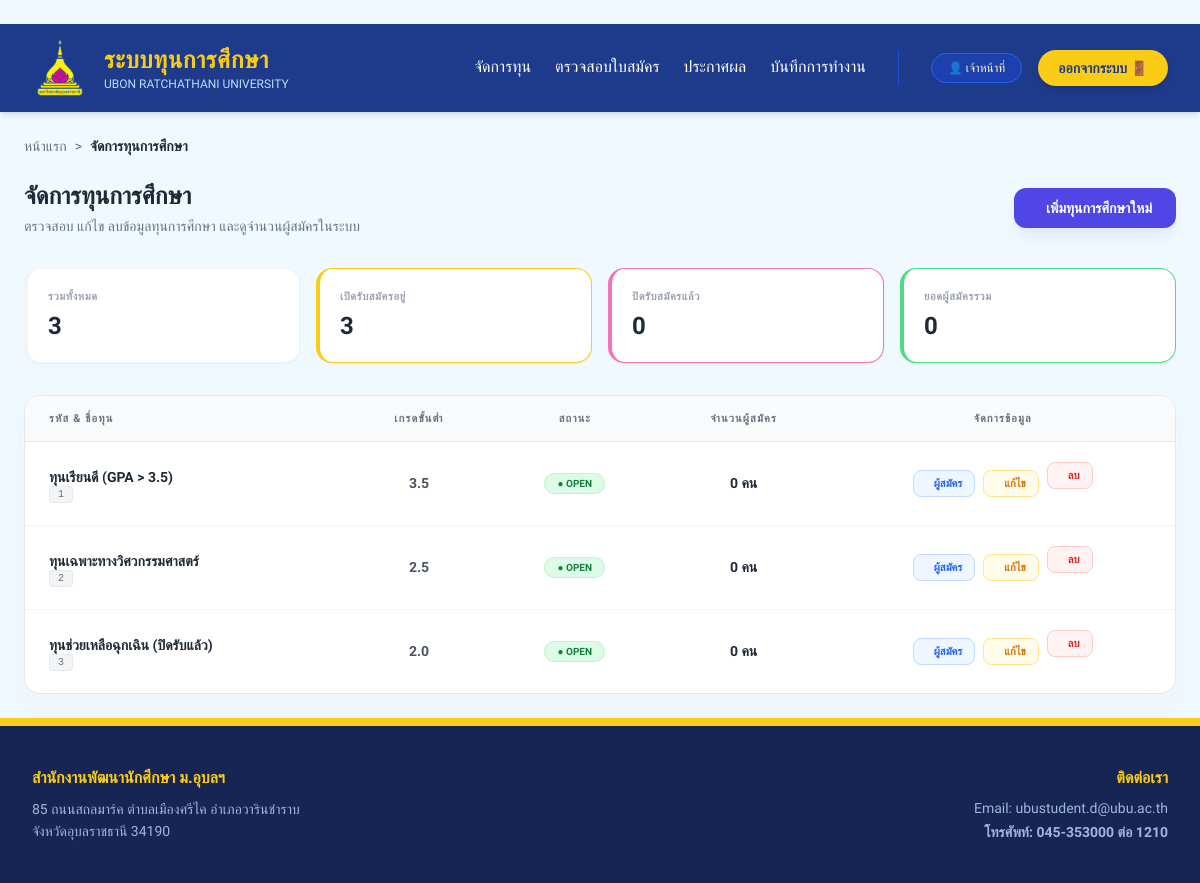
The app's page /officer/scholarships, older data.
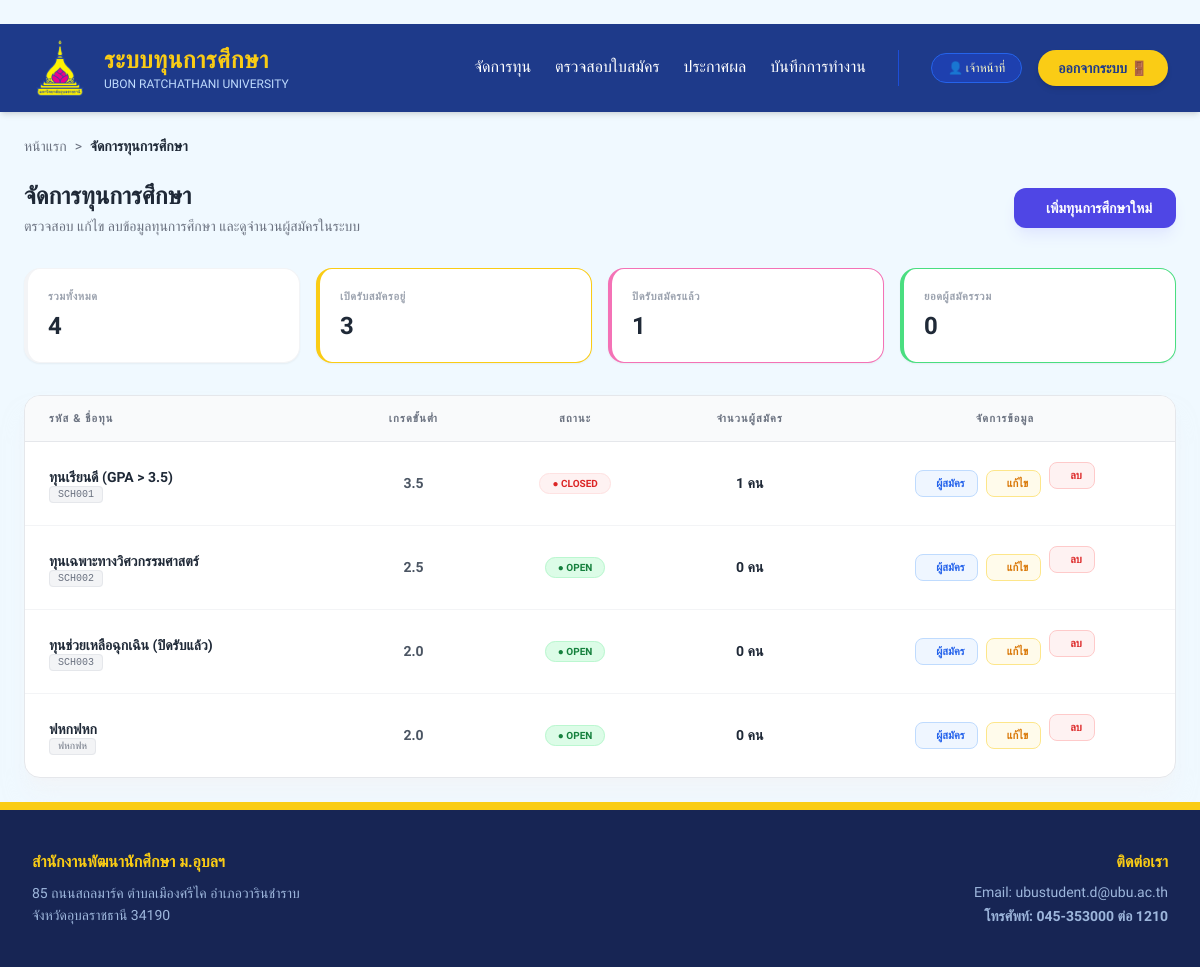
The same page, newer data.
### models.py (models this page shows, shortened)
class Scholarship(db.Model):
    __tablename__ = 'scholarship'
    id = db.Column(db.String(20), primary_key=True)
    name = db.Column(db.String(100), nullable=False) # ชื่อทุน
    quota = db.Column(db.Integer, default=0) # จำนวนกี่ทุน
    amount = db.Column(db.Float, nullable=True) # ทุนละเท่าไหร่
    category = db.Column(db.String(50)) # ประเภทของทุน (เช่น ทุนภายใน/ภายนอก)
    start_date = db.Column(db.Date) # วันที่เปิดรับสมัคร
    end_date = db.Column(db.Date) # วันที่ปิดรับสมัคร
    provider = db.Column(db.String(100)) # หน่วยงานของทุนนั้นๆ
    min_gpax = db.Column(db.Float, nullable=True)
    income_cap = db.Column(db.Float, nullable=True) # กำหนดเพดานรายได้ (ถ้ามี)
    status = db.Column(db.String(20), default='open')  # สถานะของทุน open(เปิดรับ),checking=close(กำลังตรวจสอบ,ปิดทุน), interview(รายชื่อสัมภาษณ์), announce(รายชื่อได้รับทุน)
    interview_file_url = db.Column(db.String(500))    # ลิงก์ไฟล์ประกาศสัมภาษณ์
    announce_file_url = db.Column(db.String(500))     # ลิงก์ไฟล์ประกาศคนได้ทุน
    faculty_condition = db.Column(db.String(100), nullable=True) # หรือเป็น Text ก็ได้
    criteria = db.relationship('Criterion', backref='scholarship', lazy=True)
    applications = db.relationship('Application', backref='scholarship', lazy=True)

### routes/officer_routes.py (the view)
@officer_bp.route('/scholarships')
def list_scholarships():
    scholarships = Scholarship.query.all()
    return render_template('officer/scholarships.html', scholarships=scholarships)

### templates/officer/scholarships.html (shortened to what this page needs)
{% extends "layouts/base_officer.html" %}
{% block content %}
<div class="max-w-7xl mx-auto p-6 font-prompt">
    <div class="mb-6 flex items-center text-sm text-gray-500">
        <a href="{{ url_for('officer.home') }}" class="hover:text-blue-600 transition">หน้าแรก</a>
        <span class="mx-2">></span>
        <span class="font-bold text-gray-800">จัดการทุนการศึกษา</span>
    </div>
    <div class="flex flex-col md:flex-row md:items-center justify-between mb-8 gap-4">
        <div>
            <h1 class="text-2xl font-bold text-gray-800 mb-1">จัดการทุนการศึกษา</h1>
            <p class="text-gray-500 text-sm">ตรวจสอบ แก้ไข ลบข้อมูลทุนการศึกษา และดูจำนวนผู้สมัครในระบบ</p>
        </div>
        <a href="{{ url_for('officer.add_scholarship') }}"
           class="bg-[#4F46E5] hover:bg-indigo-700 text-white font-bold py-2.5 px-6 rounded-xl shadow-lg shadow-indigo-100 transition-all flex items-center justify-center text-sm transform hover:-translate-y-1">
             เพิ่มทุนการศึกษาใหม่
        </a>
    </div>
    <div class="grid grid-cols-1 sm:grid-cols-2 lg:grid-cols-4 gap-4 mb-8">
        <div class="bg-white p-5 rounded-2xl shadow-sm border-l-4 border-blue-500 border border-gray-100 flex flex-col justify-center">
            <p class="text-[11px] text-gray-400 uppercase font-bold tracking-wider mb-1">รวมทั้งหมด</p>
            <h3 class="text-2xl font-black text-gray-800">{{ scholarships|length }}</h3>
        </div>
        <div class="bg-white p-5 rounded-2xl shadow-sm border-l-4 border-yellow-400 border border-gray-100 flex flex-col justify-center">
            <p class="text-[11px] text-gray-400 uppercase font-bold tracking-wider mb-1">เปิดรับสมัครอยู่</p>
            <h3 class="text-2xl font-black text-gray-800">
                {{ scholarships | selectattr('status', 'equalto', 'open') | list | length }}
            </h3>
        </div>
        <div class="bg-white p-5 rounded-2xl shadow-sm border-l-4 border-pink-400 border border-gray-100 flex flex-col justify-center">
            <p class="text-[11px] text-gray-400 uppercase font-bold tracking-wider mb-1">ปิดรับสมัครแล้ว</p>
            <h3 class="text-2xl font-black text-gray-800">
                {{ scholarships | selectattr('status', 'equalto', 'closed') | list | length }}
            </h3>
        </div>
        <div class="bg-white p-5 rounded-2xl shadow-sm border-l-4 border-green-400 border border-gray-100 flex flex-col justify-center">
            <p class="text-[11px] text-gray-400 uppercase font-bold tracking-wider mb-1">ยอดผู้สมัครรวม</p>
            <h3 class="text-2xl font-black text-gray-800">
                {% set total_apps = 0 %}
                {% for s in scholarships %}{% set total_apps = total_apps + s.applications|length %}{% endfor %}
                {{ total_apps }}
            </h3>
        </div>
    </div>
    <div class="bg-white shadow-xl shadow-gray-100/50 rounded-2xl border border-gray-200 overflow-hidden">
        <div class="overflow-x-auto">
            <table class="w-full text-left border-collapse">
                <thead>
                    <tr class="bg-gray-50 border-b border-gray-200">
                        <th class="px-6 py-4 text-[11px] font-black text-gray-500 uppercase tracking-widest">รหัส & ชื่อทุน</th>
                        <th class="px-6 py-4 text-[11px] font-black text-gray-500 uppercase tracking-widest text-center">เกรดขั้นต่ำ</th>
                        <th class="px-6 py-4 text-[11px] font-black text-gray-500 uppercase tracking-widest text-center">สถานะ</th>
                        <th class="px-6 py-4 text-[11px] font-black text-gray-500 uppercase tracking-widest text-center">จำนวนผู้สมัคร</th>
                        <th class="px-6 py-4 text-[11px] font-black text-gray-500 uppercase tracking-widest text-center">จัดการข้อมูล</th>
                    </tr>
                </thead>
                <tbody class="divide-y divide-gray-100">
                    {% for scholarship in scholarships %}
                    <tr class="hover:bg-indigo-50/30 transition-colors">
                        <td class="px-6 py-5">
                            <div class="font-bold text-gray-800 text-sm mb-0.5">{{ scholarship.name }}</div>
                            <span class="px-2 py-0.5 bg-gray-100 text-gray-500 text-[10px] font-mono rounded border border-gray-200">
                                {{ scholarship.id }}
                            </span>
                        </td>
                        <td class="px-6 py-5 text-center text-sm font-semibold text-gray-600">
                            {{ scholarship.min_gpax or '-' }}
                        </td>
                        <td class="px-6 py-5 text-center">
                            {% if scholarship.status|lower == 'open' %}
                                <span class="px-3 py-1 rounded-full text-[10px] font-black bg-green-100 text-green-700 border border-green-200">
                                    ● OPEN
                                </span>
                            {% else %}
                                <span class="px-3 py-1 rounded-full text-[10px] font-black bg-red-50 text-red-600 border border-red-100">
                                    ● CLOSED
                                </span>
                            {% endif %}
                        </td>
                        <td class="px-6 py-5 text-center">
                            <div class="text-sm font-black text-gray-800">{{ scholarship.applications|length }} คน</div>
                        </td>
                        <td class="px-6 py-5 text-center">
                            <div class="flex items-center justify-center space-x-2">
                                          <a href="{{ url_for('officer.applications', scholarship_id=scholarship.id) }}"
                                   class="flex items-center px-3 py-1.5 rounded-lg bg-blue-50 text-blue-600 border border-blue-200 hover:bg-blue-600 hover:text-white transition-all">
                                    <span class="text-[11px] font-bold">ผู้สมัคร</span>
                                </a>
                                          <a href="{{ url_for('officer.edit_scholarship', scholarship_id=scholarship.id) }}"
                                   class="flex items-center px-3 py-1.5 rounded-lg bg-amber-50 text-amber-600 border border-amber-200 hover:bg-amber-600 hover:text-white transition-all">
                                    <span class="text-[11px] font-bold">แก้ไข</span>
                                </a>
                                  <form action="{{ url_for('officer.delete_scholarship', scholarship_id=scholarship.id) }}"
                                      method="POST" class="inline" onsubmit="return confirm('⚠️ คำเตือน: คุณต้องการลบทุน {{ scholarship.name }} ใช่หรือไม่?')">
                                    <button type="submit" class="flex items-center px-3 py-1.5 rounded-lg bg-red-50 text-red-600 border border-red-200 hover:bg-red-600 hover:text-white transition-all">
                                        <span class="text-[11px] font-bold">ลบ</span>
                                    </button>
                                </form>
                            </div>
                        </td>
                    </tr>
                    {% endfor %}
                </tbody>
            </table>
        </div>
    </div>
</div>
{% endblock %}

### templates/layouts/base_officer.html
﻿{% extends "layouts/base.html" %}
{% block nav_links %}
    <a href="/officer/scholarships" class="text-white hover:text-yellow-400 font-medium transition-colors border-b-2 border-transparent hover:border-yellow-400">จัดการทุน</a>
    <a href="/officer/applications" class="text-white hover:text-yellow-400 font-medium transition-colors border-b-2 border-transparent hover:border-yellow-400">ตรวจสอบใบสมัคร</a>
    <a href="/officer/announcement" class="text-white hover:text-yellow-400 font-medium transition-colors border-b-2 border-transparent hover:border-yellow-400">ประกาศผล</a>
    <a href="/officer/audit-log" class="text-white hover:text-yellow-400 font-medium transition-colors border-b-2 border-transparent hover:border-yellow-400">บันทึกการทำงาน</a>
{% endblock %}
{% block role_name %}เจ้าหน้าที่{% endblock %}

### templates/layouts/base.html (shortened to what this page needs)
<!DOCTYPE html>
<html lang="th">
<head>
    <script src="https://cdn.tailwindcss.com"></script>
    <link rel="stylesheet" href="https://cdn.jsdelivr.net/npm/swiper@11/swiper-bundle.min.css" />
</head>
<body class="bg-sky-50 min-h-screen flex flex-col m-0 p-0">
    <header class="bg-blue-900 text-white shadow-md w-full sticky top-0 z-50">
        <div class="w-full px-8 py-4 flex justify-between items-center">
            <div class="flex items-center gap-4">
                <div class="w-14 h-14">
                    <img src="{{ url_for('static', filename='images/ubu_logo.png') }}" alt="UBU Logo" class="w-full h-full object-contain">
                </div>
                <div>
                    <h1 class="text-2xl font-bold text-yellow-400 tracking-wide">ระบบทุนการศึกษา</h1>
                    <p class="text-xs text-blue-200 uppercase">Ubon Ratchathani University</p>
                </div>
            </div>
           <nav class="hidden md:flex items-center gap-8">
                <div class="flex gap-6">
                    {% block nav_links %}{% endblock %}
                </div>
                <div class="flex items-center gap-4 border-l border-blue-700 pl-8">
                    <a href="{% block profile_link %}{{ url_for('student.profile') }}{% endblock %}" class="bg-blue-800 hover:bg-blue-700 px-4 py-1.5 rounded-full text-xs border border-blue-600 text-yellow-100 flex items-center gap-2 transition-all cursor-pointer">
                        👤 {% block role_name %}{{ session.get('user_data', {}).get('name', 'นักศึกษา') }}{% endblock %}
                    </a>
                    <a href="/logout" class="bg-yellow-400 text-blue-900 px-5 py-2 rounded-full font-bold hover:bg-yellow-300 transition-all shadow-md text-sm">
                        ออกจากระบบ 🚪
                    </a>
                </div>
            </nav>
        </div>
    </header>
    <main class="flex-grow">
        {% block content %}{% endblock %}
    </main>
    <footer class="bg-blue-950 text-blue-200 py-10 px-8 w-full text-sm border-t-8 border-yellow-400">
        <div class="max-w-7xl mx-auto flex flex-col md:flex-row justify-between items-start gap-6">
            <div>
                <strong class="text-yellow-400 text-base block mb-2">สำนักงานพัฒนานักศึกษา ม.อุบลฯ</strong>
                <p class="opacity-80 leading-relaxed">
                    85 ถนนสถลมาร์ค ตำบลเมืองศรีไค อำเภอวารินชำราบ <br>
                    จังหวัดอุบลราชธานี 34190
                </p>
            </div>
            <div class="md:text-right">
                <strong class="text-yellow-400 text-base block mb-2">ติดต่อเรา</strong>
                <p class="opacity-80">Email: ubustudent.d@ubu.ac.th</p>
                <p class="opacity-80 font-bold mt-1">โทรศัพท์: 045-353000 ต่อ 1210</p>
            </div>
        </div>
    </footer>
</body>
</html>

### templates/layouts/base.html (style rules this page uses)
body { font-family: 'Prompt', sans-serif; }

### templates/officer/scholarships.html (style rules this page uses)
.font-prompt { font-family: 'Prompt', sans-serif; }

Row changes from the older to the newer data that the page shows:
removed Scholarship: name "ทุนเรียนดี (GPA > 3.5)", id "1", min_gpax "3.5", status "● OPEN", applications|length "0"
removed Scholarship: name "ทุนเฉพาะทางวิศวกรรมศาสตร์", id "2", min_gpax "2.5", status "● OPEN", applications|length "0"
removed Scholarship: name "ทุนช่วยเหลือฉุกเฉิน (ปิดรับแล้ว)", id "3", min_gpax "2.0", status "● OPEN", applications|length "0"
added Scholarship: name "ทุนเรียนดี (GPA > 3.5)", id "SCH001", min_gpax "3.5", status "● CLOSED", applications|length "1"
added Scholarship: name "ทุนเฉพาะทางวิศวกรรมศาสตร์", id "SCH002", min_gpax "2.5", status "● OPEN", applications|length "0"
added Scholarship: name "ทุนช่วยเหลือฉุกเฉิน (ปิดรับแล้ว)", id "SCH003", min_gpax "2.0", status "● OPEN", applications|length "0"
added Scholarship: name "ฟหกฟหก", id "ฟหกฟห", min_gpax "2.0", status "● OPEN", applications|length "0"
Text that changed along with them:
{{ scholarships|length }}: "3" → "4"
text no longer shown: "0"
text now shown: "1"
